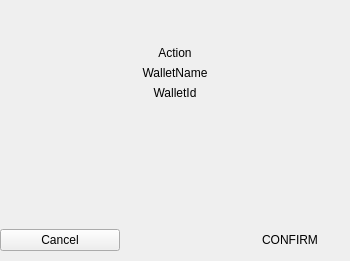
<?xml version="1.0" encoding="UTF-8"?>
<ui version="4.0">
 <class>EnterWalletNewPassword</class>
 <widget class="QDialog" name="EnterWalletNewPassword">
  <property name="geometry">
   <rect>
    <x>0</x>
    <y>0</y>
    <width>350</width>
    <height>261</height>
   </rect>
  </property>
  <property name="sizePolicy">
   <sizepolicy hsizetype="Preferred" vsizetype="Expanding">
    <horstretch>0</horstretch>
    <verstretch>0</verstretch>
   </sizepolicy>
  </property>
  <property name="minimumSize">
   <size>
    <width>350</width>
    <height>0</height>
   </size>
  </property>
  <property name="maximumSize">
   <size>
    <width>350</width>
    <height>16777215</height>
   </size>
  </property>
  <property name="windowTitle">
   <string>Sign Transaction</string>
  </property>
  <layout class="QVBoxLayout" name="verticalLayout_2">
   <property name="leftMargin">
    <number>0</number>
   </property>
   <property name="topMargin">
    <number>10</number>
   </property>
   <property name="rightMargin">
    <number>0</number>
   </property>
   <property name="bottomMargin">
    <number>0</number>
   </property>
   <item>
    <widget class="QLabel" name="labelSpacer">
     <property name="minimumSize">
      <size>
       <width>0</width>
       <height>30</height>
      </size>
     </property>
     <property name="maximumSize">
      <size>
       <width>16777215</width>
       <height>30</height>
      </size>
     </property>
     <property name="text">
      <string/>
     </property>
     <property name="alignment">
      <set>Qt::AlignCenter</set>
     </property>
     <property name="whiteLabel" stdset="0">
      <bool>true</bool>
     </property>
    </widget>
   </item>
   <item>
    <widget class="QLabel" name="labelAction">
     <property name="text">
      <string>Action</string>
     </property>
     <property name="alignment">
      <set>Qt::AlignCenter</set>
     </property>
     <property name="whiteLabel" stdset="0">
      <bool>true</bool>
     </property>
    </widget>
   </item>
   <item>
    <widget class="QLabel" name="labelWalletName">
     <property name="text">
      <string>WalletName</string>
     </property>
     <property name="alignment">
      <set>Qt::AlignCenter</set>
     </property>
     <property name="whiteLabel" stdset="0">
      <bool>true</bool>
     </property>
    </widget>
   </item>
   <item>
    <widget class="QLabel" name="labelWalletId">
     <property name="text">
      <string>WalletId</string>
     </property>
     <property name="alignment">
      <set>Qt::AlignCenter</set>
     </property>
     <property name="whiteLabel" stdset="0">
      <bool>true</bool>
     </property>
    </widget>
   </item>
   <item>
    <widget class="QWidget" name="widget" native="true">
     <layout class="QVBoxLayout" name="verticalLayout">
      <property name="topMargin">
       <number>30</number>
      </property>
      <item>
       <widget class="WalletKeysSubmitNewWidget" name="widgetSubmitKeys" native="true">
        <property name="sizePolicy">
         <sizepolicy hsizetype="Preferred" vsizetype="Preferred">
          <horstretch>0</horstretch>
          <verstretch>0</verstretch>
         </sizepolicy>
        </property>
        <property name="minimumSize">
         <size>
          <width>0</width>
          <height>20</height>
         </size>
        </property>
       </widget>
      </item>
     </layout>
    </widget>
   </item>
   <item>
    <spacer name="verticalSpacer">
     <property name="orientation">
      <enum>Qt::Vertical</enum>
     </property>
     <property name="sizeHint" stdset="0">
      <size>
       <width>0</width>
       <height>0</height>
      </size>
     </property>
    </spacer>
   </item>
   <item>
    <widget class="QWidget" name="widget_2" native="true">
     <property name="buttonBar" stdset="0">
      <bool>true</bool>
     </property>
     <layout class="QHBoxLayout" name="horizontalLayout">
      <property name="spacing">
       <number>0</number>
      </property>
      <property name="leftMargin">
       <number>0</number>
      </property>
      <property name="topMargin">
       <number>10</number>
      </property>
      <property name="rightMargin">
       <number>0</number>
      </property>
      <property name="bottomMargin">
       <number>10</number>
      </property>
      <item>
       <spacer name="spacerLeft">
        <property name="orientation">
         <enum>Qt::Horizontal</enum>
        </property>
        <property name="sizeType">
         <enum>QSizePolicy::Fixed</enum>
        </property>
        <property name="sizeHint" stdset="0">
         <size>
          <width>0</width>
          <height>20</height>
         </size>
        </property>
       </spacer>
      </item>
      <item>
       <widget class="QPushButton" name="pushButtonCancel">
        <property name="minimumSize">
         <size>
          <width>120</width>
          <height>0</height>
         </size>
        </property>
        <property name="text">
         <string>Cancel</string>
        </property>
        <property name="autoDefault">
         <bool>false</bool>
        </property>
       </widget>
      </item>
      <item>
       <spacer name="spacerMid">
        <property name="orientation">
         <enum>Qt::Horizontal</enum>
        </property>
        <property name="sizeHint" stdset="0">
         <size>
          <width>40</width>
          <height>20</height>
         </size>
        </property>
       </spacer>
      </item>
      <item>
       <widget class="QPushButton" name="pushButtonOk">
        <property name="minimumSize">
         <size>
          <width>120</width>
          <height>0</height>
         </size>
        </property>
        <property name="text">
         <string>CONFIRM</string>
        </property>
        <property name="default">
         <bool>true</bool>
        </property>
        <property name="flat">
         <bool>true</bool>
        </property>
       </widget>
      </item>
     </layout>
    </widget>
   </item>
  </layout>
 </widget>
 <customwidgets>
  <customwidget>
   <class>WalletKeysSubmitNewWidget</class>
   <extends>QWidget</extends>
   <header>WalletKeysSubmitNewWidget.h</header>
   <container>1</container>
  </customwidget>
 </customwidgets>
 <tabstops>
  <tabstop>pushButtonOk</tabstop>
  <tabstop>pushButtonCancel</tabstop>
 </tabstops>
 <resources/>
 <connections/>
</ui>
